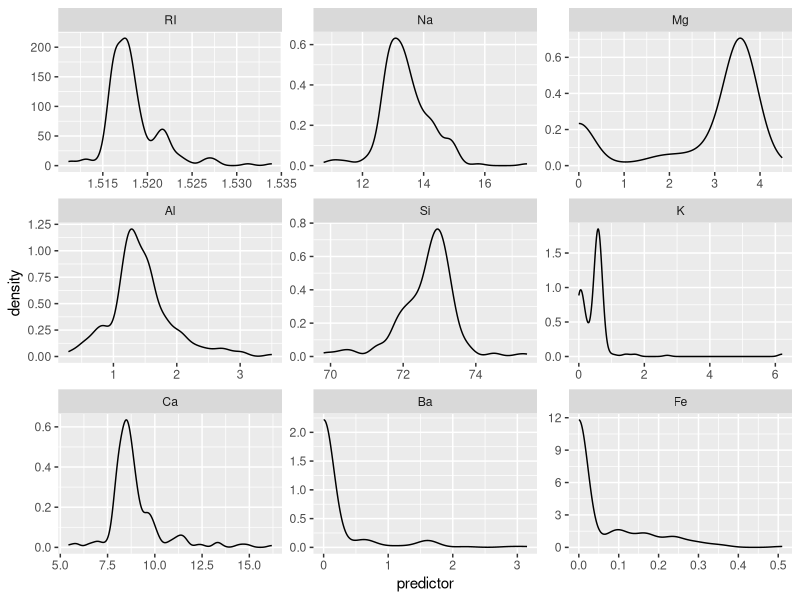

Source code (R):
library(mlbench)
library(e1071)
library(reshape2)
library(ggplot2)

data(Glass)

# Remove Type column
glassSubset <- subset(Glass, select = -Type)
skewValues <- apply(glassSubset, 2, skewness)

# Transform to long format
glassMelted <- melt(glassSubset)

plot1 <- ggplot(data=glassMelted, aes(glassMelted$value)) + 
  geom_density() +
  facet_wrap(~variable, scales = "free") +
  xlab("predictor")

print(plot1)

#plot2 <- densityplot(~value|variable,
#            data = glassMelted,
#            ## Adjust each axis so that the measurement scale is
#            ## different for each panel
#            scales = list(x = list(relation = "free"),
#                          y = list(relation = "free")),
#            ## 'adjust' smooths the curve out
#            adjust = 1.25,
#            ## change the symbol on the rug for each data point
#            pch = "|",
#            xlab = "Predictor")
#print(plot2)
